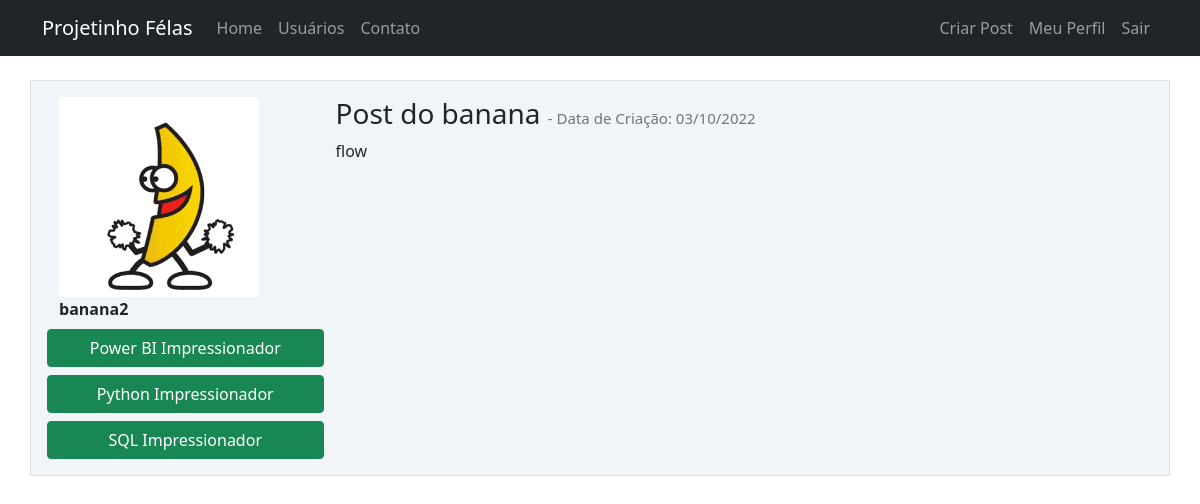
The page /post/2 (signed in) on the database its author committed.
### models.py (models this page shows)
class Usuario(database.Model, UserMixin):
    id = database.Column(database.Integer, primary_key=True)
    username = database.Column(database.String, nullable=False)
    email = database.Column(database.String, nullable=False, unique=True)
    senha = database.Column(database.String, nullable=False)
    foto_perfil = database.Column(database.String, default='default.png')
    posts = database.relationship('Post', backref='autor', lazy=True)  # Backref serve como uma 'função' para o post, por exemplo: Post().autor nesse caso; O lazy vai retornar todas as informações do autor
    cursos = database.Column(database.String, nullable=False, default='Não informado')  # Um site pro longo prazo seria recomendado uma tabela pros cursos

class Post(database.Model):
    id = database.Column(database.Integer, nullable=True, primary_key=True)
    titulo = database.Column(database.String, nullable=False)
    corpo = database.Column(database.Text, nullable=False)
    data_criacao = database.Column(database.DateTime, nullable=False, default=datetime.utcnow)
    id_usuario = database.Column(database.Integer, database.ForeignKey('usuario.id'), nullable=False)

### routes.py (the view)
@app.route('/post/<post_id>', methods=['GET', 'POST'])  # O post_id é a variável que vai retornar por exemplo /post/1/ ; /post/2 ; /post/3
@login_required
def exibir_post(post_id):
    post = Post.query.get(post_id)  # O get retorna o post que tem o id igual ao post_id (porque ele é uma chave primária)
    comentario = FormCriarComentario()
    if current_user == post.autor:
        form = FormCriarPost()
        if form:  # Lógica de criar post
            if request.method == 'GET':
                form.titulo.data = post.titulo
                form.corpo.data = post.corpo
            elif form.validate_on_submit():
                post.titulo = form.titulo.data
                post.corpo = form.corpo.data
                database.session.commit()
                flash(f"Post atualizado com sucesso", 'alert-success')
                return redirect(url_for('posts'))
    else:
        form = None
    return render_template('post.html', post=post, form=form, comentario=comentario)

### models.py (called while the page is built)
@login_manager.user_loader
def load_usuario(id_usuario):
    return Usuario.query.get(int(id_usuario))  # Esse método encontra algum item pela PK (Primary Key)

### templates/post.html (shortened to what this page needs)
{% extends 'Base.html' %}
{% block head %}
    <link rel="stylesheet" type=text/css href= " {{ url_for('static', filename='style.css') }}">
{% endblock %}
{% block body %}
<div class="container mt-3">
            <div class="row border mt-4 p-3 meupost">
                <div class="col col-3">
                    <div class="image pe-2"> <img src="{{ url_for('static', filename='fotos_perfil/{}'.format(post.autor.foto_perfil)) }}" class="rounded" width="200"> </div>
                    <strong>{{ post.autor.username }}</strong>
                    <div class="row justify-content-center">
                        {%if post.autor.cursos|length == 0 or post.autor.cursos.split(';')|length == 13 %}
                            <button type="button" class="btn btn-success mt-2" >Nenhum curso cadastrado</button>
                        {%else%}
                            {% for curso in post.autor.cursos.split(';') %}
                                <button type="button" class="btn btn-success mt-2" >{{ curso }}</button>
                            {% endfor %}
                        {%endif%}
                    </div>
                </div>
                <div class="col col-9">
                    <h3>{{ post.titulo }}
                    <small class="text-muted" style="font-size: 15px"> - Data de Criação: {{ post.data_criacao.strftime('%d/%m/%Y') }}
                    </small>
                    </h3>
                    <p>{{ post.corpo }}</p>
                </div>
            </div>
        </div>
{% endblock %}

### static/style.css (style rules this page uses)
.meupost { background-color: #f2f5f8 }

### rows shown on the page
Usuario: foto_perfil (picture), autor.username "banana2"
Post: titulo "Post do banana", data_criacao "03/10/2022", corpo "flow"

### other values the page prints
{{ curso }} "Power BI Impressionador" "Python Impressionador" "SQL Impressionador"
